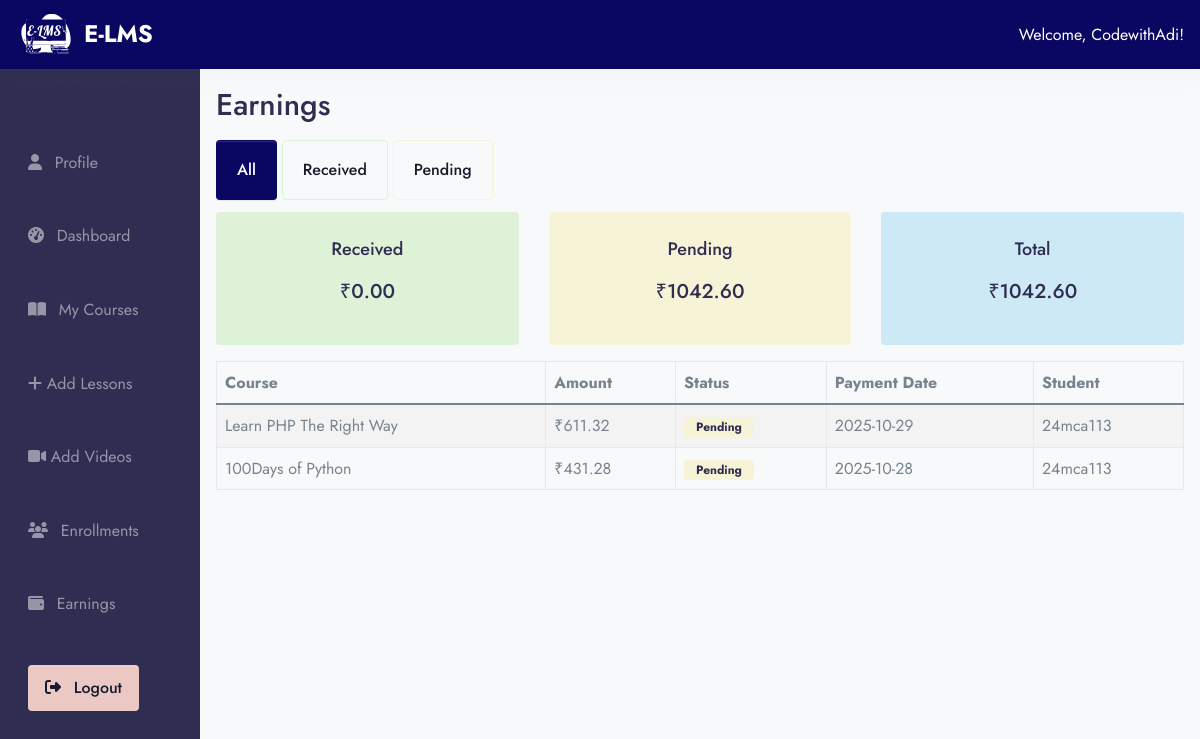
/teacher/earnings/ (signed in), run on the app's committed database.
### app/models.py (models this page shows, shortened)
class Users(AbstractUser):
    ROLE_CHOICES = (
        ('student', 'Student'),
        ('teacher', 'Teacher'),
        ('admin', 'Admin'),
    )
    role = models.CharField(max_length=20, choices=ROLE_CHOICES, default='student')

class TeacherEarning(models.Model):
    teacher = models.ForeignKey(Teacher, on_delete=models.CASCADE, related_name="earnings")
    course = models.ForeignKey(Course, on_delete=models.CASCADE)
    payment = models.ForeignKey(Payment, on_delete=models.CASCADE)
    amount = models.DecimalField(max_digits=10, decimal_places=2)
    is_paid = models.BooleanField(default=False)

class Course(models.Model):
    course_image = models.ImageField(upload_to="Media/course_image", null=True)
    teacher = models.ForeignKey(Teacher, on_delete=models.CASCADE, related_name="courses")
    title = models.CharField(max_length=255)
    descriptions = models.TextField()
    course_category = models.ForeignKey(Categories, on_delete=models.CASCADE, related_name="courses")
    level = models.ForeignKey(Level, on_delete=models.CASCADE, null=True,)
    language = models.ForeignKey(Language, on_delete=models.CASCADE, null=True,)
    slug = models.SlugField(default='',max_length=500, null=True,blank=True)
    price = models.DecimalField(max_digits=10, decimal_places=2)
    discount = models.DecimalField(max_digits=5, decimal_places=2, null=True, blank=True, default=0)

class Payment(models.Model):
    STATUS_CHOICES = (("successful", "Successful"), ("failed", "Failed"))
    student = models.ForeignKey(Student, on_delete=models.CASCADE, related_name="payments")
    course = models.ForeignKey(Course, on_delete=models.CASCADE, related_name="payments")
    amount_paid = models.DecimalField(max_digits=10, decimal_places=2)
    status = models.CharField(max_length=20, choices=STATUS_CHOICES, default='failed')
    payment_date = models.DateTimeField(auto_now_add=True)
    transaction_id = models.CharField(max_length=255, blank=True, null=True)
    order_id = models.CharField(max_length=255, blank=True, null=True)

class Student(models.Model):
    user = models.OneToOneField(Users, on_delete=models.CASCADE, related_name="student_profile")
    contact_no = models.CharField(max_length=20, null=True, blank=True)
    address = models.TextField(null=True, blank=True)
    date_of_birth = models.DateField(null=True, blank=True)
    gender = models.CharField(max_length=10, choices=(("Male","Male"), ("Female","Female"), ("Other","Other")), null=True, blank=True)
    education = models.CharField(max_length=200, null=True, blank=True)
    status = models.CharField(max_length=20, choices=(("active","Active"), ("inactive","Inactive")), default="active")

### E_LMS/teacher_view.py (the view)
# urls.py: path('teacher/earnings/', teacher_view.teacher_earnings, name='teacher_earnings'),
@login_required
def teacher_earnings(request):
    if not hasattr(request.user, "teacher_profile"):
        return page_not_found(request)
    teacher = request.user.teacher_profile
    filter_type = request.GET.get("filter", "all")  # default to "all"
    earnings = TeacherEarning.objects.filter(teacher=teacher).select_related('course', 'payment')
    if filter_type == "received":
        earnings = earnings.filter(is_paid=True)
    elif filter_type == "pending":
        earnings = earnings.filter(is_paid=False)
    received_total = TeacherEarning.objects.filter(teacher=teacher, is_paid=True).aggregate(total=Sum("amount"))["total"] or 0
    pending_total = TeacherEarning.objects.filter(teacher=teacher, is_paid=False).aggregate(total=Sum("amount"))["total"] or 0
    total_earnings = received_total + pending_total
    context = {
        "earnings": earnings.order_by('-id'),
        "filter_type": filter_type,
        "received_total": received_total,
        "pending_total": pending_total,
        "total_earnings": total_earnings,
    }
    return render(request, "teacher/teacher_earnings.html", context)

### templates/teacher/teacher_earnings.html
{% extends "base2.html" %}
{% block content %}
<div class="container-fluid">
  <div class="row">
      {% include 'teacher/teacher_sidebar.html' %}
     <div class="col-md-10 ms-auto p-4 bg-light" style="min-height: 100vh;">
    <h2>Earnings</h2>
    <div class="mb-3">
        <a href="?filter=all" class="btn {% if filter_type == 'all' %}btn-primary{% else %}btn-outline-primary{% endif %}">All</a>
        <a href="?filter=received" class="btn {% if filter_type == 'received' %}btn-success{% else %}btn-outline-success{% endif %} text-black">Received</a>
        <a href="?filter=pending" class="btn {% if filter_type == 'pending' %}btn-warning{% else %}btn-outline-warning{% endif %} text-black">Pending</a>
    </div>
    <div class="row text-center mb-4">
        <div class="col-md-4">
            <div class="card bg-success text-white">
                <div class="card-body">
                    <h5>Received</h5>
                    <h4>₹{{ received_total|floatformat:2 }}</h4>
                </div>
            </div>
        </div>
        <div class="col-md-4">
            <div class="card bg-warning text-dark">
                <div class="card-body">
                    <h5>Pending</h5>
                    <h4>₹{{ pending_total|floatformat:2 }}</h4>
                </div>
            </div>
        </div>
        <div class="col-md-4">
            <div class="card bg-info text-white">
                <div class="card-body">
                    <h5>Total</h5>
                    <h4>₹{{ total_earnings|floatformat:2 }}</h4>
                </div>
            </div>
        </div>
    </div>
    {% if earnings %}
        <table class="table table-bordered table-striped">
            <thead>
                <tr>
                    <th>Course</th>
                    <th>Amount</th>
                    <th>Status</th>
                    <th>Payment Date</th>
                    <th>Student</th>
                </tr>
            </thead>
            <tbody>
                {% for earning in earnings %}
                    <tr>
                        <td>{{ earning.course.title }}</td>
                        <td>₹{{ earning.amount }}</td>
                        <td>
                            {% if earning.is_paid %}
                                <span class="badge bg-success text-dark">Received</span>
                            {% else %}
                                <span class="badge bg-warning text-dark">Pending</span>
                            {% endif %}
                        </td>
                        <td>{{ earning.payment.payment_date|date:"Y-m-d" }}</td>
                        <td>{{ earning.payment.student.user.username }}</td>
                    </tr>
                {% endfor %}
            </tbody>
        </table>
    {% else %}
        <p>No earnings found.</p>
    {% endif %}
</div>
  </div>
</div>
{% endblock %}

### templates/components/header_dash.html (shortened to what this page needs)
{% load static %}
<div class="col-12">
  <nav class="navbar navbar-dark bg-primary px-4 py-2 d-flex justify-content-between align-items-center shadow-light">
    <a class="navbar-brand d-flex align-items-center" href="#">
      <img src="{% static 'assets/img/E-LMS_Logo.svg' %}" alt="Project Logo" width="60" height="40" class="me-2">
      <span class="text-white fw-bold">E-LMS </span>
    </a>
    <div class="text-white">
      {% if request.user.is_authenticated %}
        <span class="fw-semibold">Welcome, {{ request.user.username }}!</span>
        {% endif %}
    </div>
  </nav>
</div>

### data on the page
Users: user.username "CodewithAdi"
TeacherEarning: course "Learn PHP The Right Way", amount "611.32", is_paid "Pending", payment.payment_date "2025-10-29", payment.student.user.username "24mca113"
TeacherEarning: course "100Days of Python", amount "431.28", is_paid "Pending", payment.payment_date "2025-10-28", payment.student.user.username "24mca113"

### other printed values
{{ received_total|floatformat:2 }} "0.00"
{{ pending_total|floatformat:2 }} "1042.60"
{{ total_earnings|floatformat:2 }} "1042.60"
